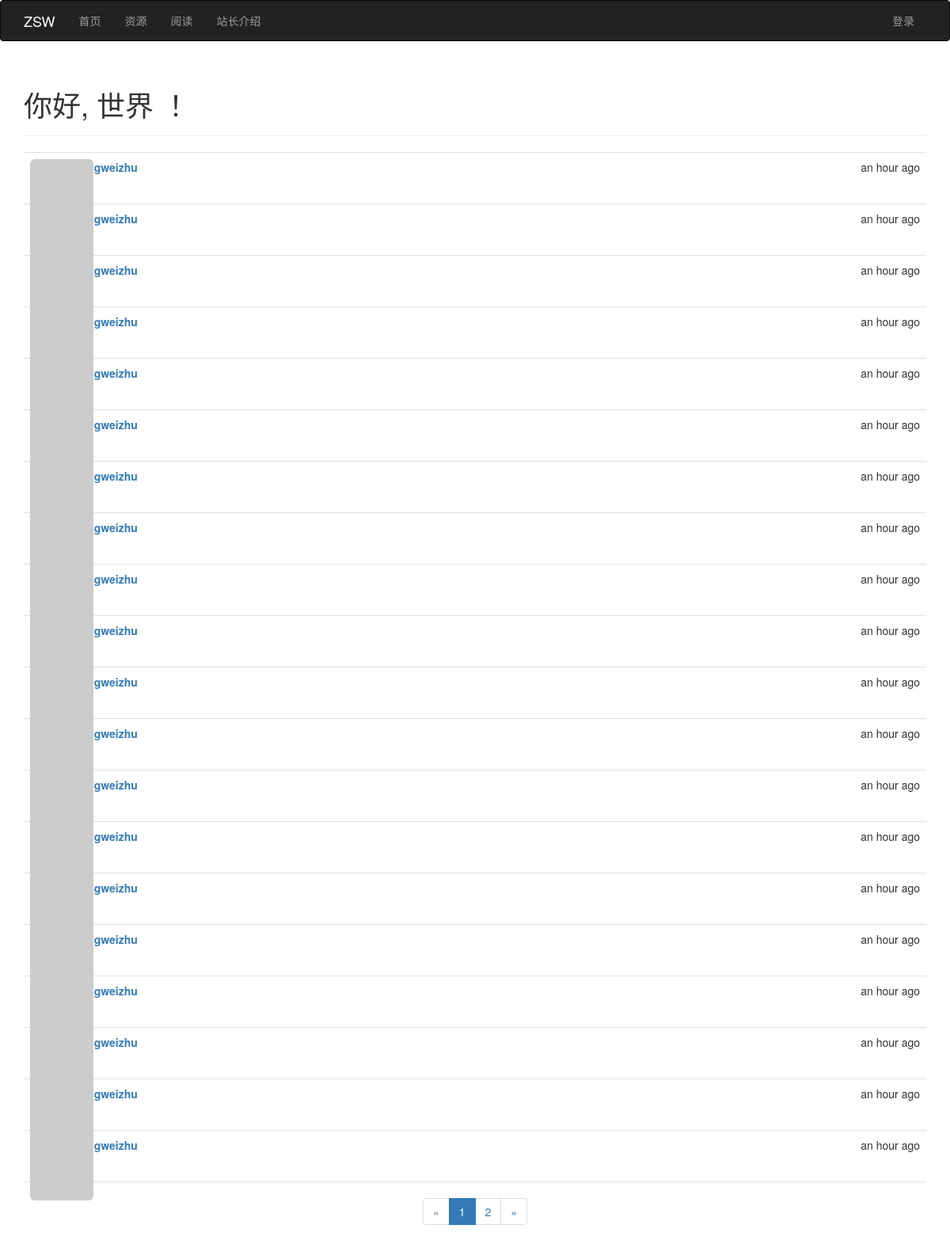
The page / on the database its author committed.
### app/models.py (models this page shows, shortened)
class Post(db.Model):
    __tablename__ = 'posts'
    id = db.Column(db.Integer, primary_key=True)
    body = db.Column(db.Text)
    timestamp = db.Column(db.DateTime, index=True, default=datetime.utcnow)
    author_id = db.Column(db.Integer, db.ForeignKey('users.id'))

class User(UserMixin,db.Model):
    __tablename__ = 'users'
    id = db.Column(db.Integer, primary_key=True)
    email = db.Column(db.String(128), unique=True, index=True)
    username = db.Column(db.String(64), unique=True, index=True)
    role_id = db.Column(db.Integer, db.ForeignKey('roles.id'))
    password_hash = db.Column(db.String(128))
    name = db.Column(db.String(64))
    location = db.Column(db.String(64))
    about_me = db.Column(db.Text())
    member_since = db.Column(db.DateTime(), default=datetime.utcnow)
    last_seen = db.Column(db.DateTime(), default=datetime.utcnow)
    posts = db.relationship('Post', backref='author', lazy='dynamic')
    @property
    def password(self):
        raise AttributeError('password is not a readable attribute')
    def gravatar(self, size=100, default='identicon', rating='g'):
        if request.is_secure:
            url = 'https://secure.gravatar.com/avatar'
        else:
            url = 'http://www.gravatar.com/avatar'
        hash = hashlib.md5(self.email.encode('utf-8')).hexdigest()
        return '{url}/{hash}?s={size}&d={default}&r={rating}'.format(
            url=url, hash=hash, size=size, default=default, rating=rating)

### app/main/views.py (the view)
@main.route('/', methods=['GET', 'POST'])
def index():
    page = request.args.get('page', 1, type=int)
    pagination = Post.query.order_by(Post.timestamp.desc()).paginate(
        page, per_page=current_app.config['FLASKY_POSTS_PER_PAGE'],
        error_out=False)
    posts = pagination.items
    return render_template('index.html', posts=posts, pagination=pagination)

### app/auth/views.py (called while the page is built)
@auth.before_app_request
def before_request():
    if current_user.is_authenticated:
        current_user.ping()

### app/main/__init__.py (called while the page is built)
@main.app_context_processor
def inject_permissions():
    return dict(Permission=Permission)

### app/models.py (called while the page is built)
    def is_administrator(self):
        return False

### app/templates/index.html
{% extends "base.html" %}
{% import "_macros.html" as macros %}
{% block page_content %}
    <div class="page-header">
        <h1>你好,
            {% if current_user.is_authenticated %}
                {{ current_user.username }}
            {% else %}世界
            {% endif %}！
        </h1>
    </div>
    {% include '_posts.html' %}
    {% if pagination %}
    <div class="pagination">
        {{ macros.pagination_widget(pagination, '.index') }}
    </div>
    {% endif %}
{% endblock %}

### app/templates/_posts.html (shortened to what this page needs)
<ul class="posts">
    {% for post in posts %}
        <li class="post">
            <div class="post-thumbnail">
                <a href="{{ url_for('.user', username=post.author.username) }}">
                    <img class="img-rounded profile-thumbnail" src="{{ post.author.gravatar(size=40) }}">
                </a>
            </div>
            <div class="post-content">
                <div class="post-date">
                    {{ moment(post.timestamp).fromNow() }}
                </div>
                <div class="post-author">
                    <a href="{{ url_for('.user', username=post.author.username) }}">
                        {{ post.author.username }}
                    </a>
                </div>
                <div class="post-body">
                </div>
            </div>
        </li>
    {% endfor %}
</ul>

### app/static/styles.css (style rules this page uses)
.profile-thumbnail { position: absolute; }
ul.posts { list-style-type: none; padding: 0px; margin: 16px 0px 0px 0px; border-top: 1px solid #e0e0e0; }
ul.posts li.post { padding: 8px; border-bottom: 1px solid #e0e0e0; }
div.post-date { float: right; }
div.post-author { font-weight: bold; }
div.post-thumbnail { position: absolute; }
div.post-content { margin-left: 48px; min-height: 48px; }
div.pagination { width: 100%; text-align: center; padding: 0px; margin: 0px; }

### rows shown on the page
Post: timestamp "an hour ago", author.username "shengweizhu"
Post: timestamp "an hour ago", author.username "shengweizhu"
Post: timestamp "an hour ago", author.username "shengweizhu"
Post: timestamp "an hour ago", author.username "shengweizhu"
Post: timestamp "an hour ago", author.username "shengweizhu"
Post: timestamp "an hour ago", author.username "shengweizhu"
Post: timestamp "an hour ago", author.username "shengweizhu"
Post: timestamp "an hour ago", author.username "shengweizhu"
Post: timestamp "an hour ago", author.username "shengweizhu"
Post: timestamp "an hour ago", author.username "shengweizhu"
Post: timestamp "an hour ago", author.username "shengweizhu"
Post: timestamp "an hour ago", author.username "shengweizhu"
Post: timestamp "an hour ago", author.username "shengweizhu"
Post: timestamp "an hour ago", author.username "shengweizhu"
Post: timestamp "an hour ago", author.username "shengweizhu"
Post: timestamp "an hour ago", author.username "shengweizhu"
Post: timestamp "an hour ago", author.username "shengweizhu"
Post: timestamp "an hour ago", author.username "shengweizhu"
Post: timestamp "an hour ago", author.username "shengweizhu"
Post: timestamp "an hour ago", author.username "shengweizhu"

### other values the page prints
{{ p }} "1"
{{ p }} "2"
